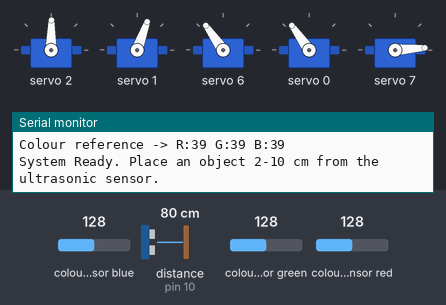
Bench run of a sketch on a simulated Arduino Uno, built with avr-gcc and run on an emulated ATmega328P. On the bench: 5 × servo, the last lines printed to the serial monitor. Wiring (inferred from the names in the program): ultrasonic range finder: trigger pin 9; echo pin 10; TCS3200 colour sensor: output pin 8; S2 pin 6; S3 pin 7; S0 pin 4; S1 pin 5. The test bench sets the inputs (shaded band); at power-on: distance to the obstacle (sensor on pin 10) 80 cm, colour sensor blue 128, colour sensor green 128, colour sensor red 128. The echo pulse lasts 58.3 µs per cm.

Above: at 12.9 s.
13.0 s: distance to the obstacle (sensor on pin 10) set to 12 cm
14.5 s: distance to the obstacle (sensor on pin 10) set to 9 cm
16.3 s: colour sensor blue set to 191
At 19.0 s:
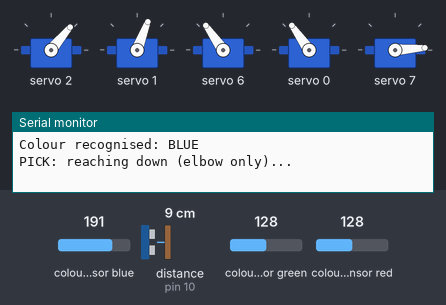
At 23.2 s:
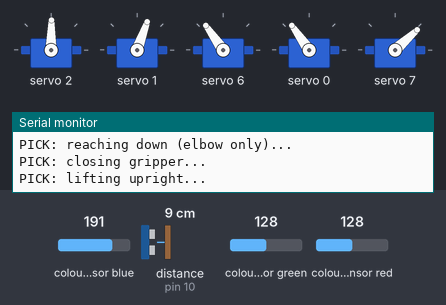
Timing chart, 0 to 30.5 s (numbered marks = the images above; inputs shaded):
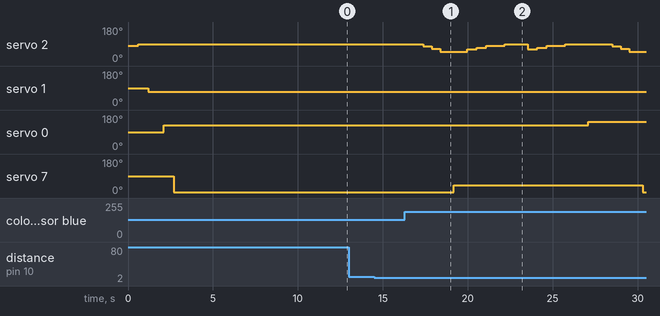

Measured:
- after the input at 13.0 s, every drawn part: stays the same

The sketch:

integrated_sorting.ino
```cpp
/*
 * Integrated Color Sorting Pick-and-Place
 * Robotic Arm Pick-and-Place Project
 *
 * HARDWARE (calibrated 2026-10-23)
 *   PCA9685 servo channels:
 *     CH_BASE      0   operational clamp 335-415, center 375
 *     CH_SHOULDER  1   operational clamp 250-275, center 260 (vertical)
 *     CH_ELBOW     2   operational clamp 205-310, center 300 (vertical)
 *     CH_WRIST     6   fixed at 375
 *     CH_GRIPPER   7   open 120 / closed 200
 *     CH 3 is faulty - never use it.
 *     CH 4 wrist-rotation servo is dead - not used.
 *
 *   Sensors (Arduino Uno):
 *     HC-SR04   VCC=5V  GND=GND  TRIG=D9  ECHO=D10
 *     TCS3200   VCC=5V  GND=GND  S0=D4 S1=D5 S2=D6 S3=D7 OUT=D8 OE=GND
 *
 * MOTION SAFETY
 *   The shoulder stays vertical; the elbow does the reach (300 -> 278 ->
 *   248 -> 218).  The base rotates ONLY after the arm is folded upright.
 *   Lifting is staged in the reverse order so the shoulder never has to
 *   lift the arm from a fully extended position.
 *
 * FSM
 *   IDLE -> COLOR_SCAN -> PICK -> PLACE -> RETURN_HOME -> IDLE
 */

#include <Wire.h>
#include <Adafruit_PWMServoDriver.h>

Adafruit_PWMServoDriver pwm = Adafruit_PWMServoDriver(0x40);

// ---------------- Sensor pins ----------------
#define TRIG_PIN     9
#define ECHO_PIN     10

#define TCS_S0       4
#define TCS_S1       5
#define TCS_S2       6
#define TCS_S3       7
#define TCS_OUT      8

// ---------------- Servo channels ----------------
#define CH_BASE       0
#define CH_SHOULDER   1
#define CH_ELBOW      2
#define CH_WRIST      6
#define CH_GRIPPER    7

// ---------------- Operational safety clamps ----------------
#define BASE_MIN      335
#define BASE_MAX      415
#define SHOULDER_MIN  250
#define SHOULDER_MAX  275
#define ELBOW_MIN     205
#define ELBOW_MAX     310
#define WRIST_MIN     370
#define WRIST_MAX     380

#define GRIPPER_OPEN   120
#define GRIPPER_CLOSED 200

// ---------------- Poses ----------------
#define HOME_BASE      375
#define HOME_SHOULDER  260
#define HOME_ELBOW     300
#define HOME_WRIST     375

#define REACH_SHOULDER 258
#define REACH_ELBOW    218

// Bins are deliberately close to the base centre while the arm is heavy.
#define BIN_RED        335
#define BIN_GREEN      375
#define BIN_BLUE       415

// ---------------- Object detection ----------------
const float OBJECT_MIN_CM = 2.0;
const float OBJECT_MAX_CM = 10.0;
const uint8_t DETECT_DEBOUNCE = 3;
const uint8_t COLOR_RETRIES = 3;

// TCS3200 white-balance reference. These are measured at startup with the
// pick area empty, so colour decisions do not depend on absolute brightness.
unsigned int refR = 184;
unsigned int refG = 299;
unsigned int refB = 318;

enum SystemState {
  STATE_IDLE,
  STATE_COLOR_SCAN,
  STATE_PICK,
  STATE_PLACE,
  STATE_RETURN_HOME
};

enum ObjectColor {
  COLOR_UNKNOWN,
  COLOR_RED,
  COLOR_GREEN,
  COLOR_BLUE
};

SystemState currentState = STATE_IDLE;
ObjectColor detectedColor = COLOR_UNKNOWN;

uint8_t detectCount = 0;
uint8_t colorRetries = 0;

// ---------------- Motion helpers ----------------
int clampPulse(uint8_t ch, int pulse) {
  if (ch == CH_BASE)     return constrain(pulse, BASE_MIN, BASE_MAX);
  if (ch == CH_SHOULDER) return constrain(pulse, SHOULDER_MIN, SHOULDER_MAX);
  if (ch == CH_ELBOW)    return constrain(pulse, ELBOW_MIN, ELBOW_MAX);
  if (ch == CH_WRIST)    return constrain(pulse, WRIST_MIN, WRIST_MAX);
  return pulse;
}

void setP(uint8_t ch, int pulse) {
  pwm.setPWM(ch, 0, clampPulse(ch, pulse));
}

// Lower the forearm in small steps; the heavy upper arm stays vertical.
void reachDown() {
  setP(CH_SHOULDER, REACH_SHOULDER); delay(400);
  setP(CH_ELBOW, 278);               delay(500);
  setP(CH_ELBOW, 248);               delay(500);
  setP(CH_ELBOW, REACH_ELBOW);       delay(800);
}

// Raise the forearm first, then bring the shoulder back to vertical.
void liftUpright(int grip) {
  setP(CH_ELBOW, 240);              delay(550);
  setP(CH_ELBOW, 262);              delay(550);
  setP(CH_ELBOW, 284);              delay(550);
  setP(CH_SHOULDER, HOME_SHOULDER); delay(550);
  setP(CH_ELBOW, HOME_ELBOW);       delay(650);
  setP(CH_WRIST, HOME_WRIST);       delay(200);
  pwm.setPWM(CH_GRIPPER, 0, grip);  delay(500);
}

// Fold upright before rotating the base.
void rotateBaseSlow(int targetBase, int grip) {
  liftUpright(grip);
  setP(CH_BASE, targetBase);
  delay(1000);
}

// ---------------- Sensor helpers ----------------
float readDistanceCM() {
  digitalWrite(TRIG_PIN, LOW);
  delayMicroseconds(2);
  digitalWrite(TRIG_PIN, HIGH);
  delayMicroseconds(10);
  digitalWrite(TRIG_PIN, LOW);

  unsigned long duration = pulseIn(ECHO_PIN, HIGH, 30000UL);
  if (duration == 0) return 999.0;
  return (duration * 0.0343) / 2.0;
}

unsigned int readColorChannel(bool s2, bool s3) {
  digitalWrite(TCS_S2, s2);
  digitalWrite(TCS_S3, s3);
  delay(8);

  unsigned int samples[9];
  for (uint8_t i = 0; i < 9; i++) {
    unsigned long v = pulseIn(TCS_OUT, LOW, 50000UL);
    if (v == 0) return 0;
    samples[i] = (unsigned int)v;
    delay(2);
  }

  // Median of 9 rejects specular glints and hand-motion spikes.
  for (uint8_t i = 1; i < 9; i++) {
    unsigned int key = samples[i];
    int j = i - 1;
    while (j >= 0 && samples[j] > key) {
      samples[j + 1] = samples[j];
      j--;
    }
    samples[j + 1] = key;
  }
  return samples[4];
}

void calibrateColorWhiteBalance() {
  Serial.println(F("Colour calibration: keep the pick area EMPTY for 3 s..."));
  delay(3000);

  refR = readColorChannel(LOW,  LOW);
  refG = readColorChannel(HIGH, HIGH);
  refB = readColorChannel(LOW,  HIGH);

  if (refR == 0 || refG == 0 || refB == 0) {
    refR = 184;
    refG = 299;
    refB = 318;
    Serial.println(F("Calibration timeout - using defaults."));
  }

  Serial.print(F("Colour reference -> R:"));
  Serial.print(refR);
  Serial.print(F(" G:"));
  Serial.print(refG);
  Serial.print(F(" B:"));
  Serial.println(refB);
}

ObjectColor scanColor() {
  // TCS3200 filter selection:
  //   S2=LOW,  S3=LOW  -> Red
  //   S2=HIGH, S3=HIGH -> Green
  //   S2=LOW,  S3=HIGH -> Blue
  //   S2=HIGH, S3=LOW  -> Clear (no filter)
  unsigned int r = readColorChannel(LOW,  LOW);
  unsigned int g = readColorChannel(HIGH, HIGH);
  unsigned int b = readColorChannel(LOW,  HIGH);
  unsigned int c = readColorChannel(HIGH, LOW);

  Serial.print(F("Scan -> R:"));
  Serial.print(r);
  Serial.print(F(" G:"));
  Serial.print(g);
  Serial.print(F(" B:"));
  Serial.print(b);
  Serial.print(F(" C:"));
  Serial.print(c);

  if (r == 0 || g == 0 || b == 0) {
    Serial.println(F(" -> sensor timeout"));
    return COLOR_UNKNOWN;
  }

  // Normalise each channel against the empty-background reference.
  float nr = (float)refR / (float)r;
  float ng = (float)refG / (float)g;
  float nb = (float)refB / (float)b;

  Serial.print(F(" | norm R:"));
  Serial.print(nr, 2);
  Serial.print(F(" G:"));
  Serial.print(ng, 2);
  Serial.print(F(" B:"));
  Serial.print(nb, 2);

  float maxv = max(nr, max(ng, nb));
  float minv = min(nr, min(ng, nb));

  if ((maxv - minv) < 0.04) {
    Serial.println(F(" -> neutral"));
    return COLOR_UNKNOWN;
  }

  if (nr >= ng && nr >= nb && nr > ng * 1.01 && nr > nb * 1.01) {
    Serial.println(F(" -> RED"));
    return COLOR_RED;
  }

  if (ng >= nr && ng >= nb && ng > nr * 1.01 && ng > nb * 1.01) {
    Serial.println(F(" -> GREEN"));
    return COLOR_GREEN;
  }

  if (nb >= nr && nb >= ng && nb > nr * 1.01 && nb > ng * 1.01) {
    Serial.println(F(" -> BLUE"));
    return COLOR_BLUE;
  }

  Serial.println(F(" -> mixed"));
  return COLOR_UNKNOWN;
}

// ---------------- Setup ----------------
void setup() {
  Serial.begin(115200);

  pinMode(TRIG_PIN, OUTPUT);
  pinMode(ECHO_PIN, INPUT);

  pinMode(TCS_S0, OUTPUT);
  pinMode(TCS_S1, OUTPUT);
  pinMode(TCS_S2, OUTPUT);
  pinMode(TCS_S3, OUTPUT);
  pinMode(TCS_OUT, INPUT);

  // TCS3200 frequency scaling: 20% (S0=HIGH, S1=LOW)
  digitalWrite(TCS_S0, HIGH);
  digitalWrite(TCS_S1, LOW);

  pwm.begin();
  pwm.setOscillatorFrequency(27000000);
  pwm.setPWMFreq(50);

  Serial.println(F("SAFE MODE - recovering to upright, 6s"));
  setP(CH_ELBOW, 280);              delay(600);
  setP(CH_ELBOW, HOME_ELBOW);       delay(600);
  setP(CH_SHOULDER, HOME_SHOULDER); delay(600);
  setP(CH_WRIST, HOME_WRIST);       delay(300);
  setP(CH_BASE, HOME_BASE);         delay(600);
  pwm.setPWM(CH_GRIPPER, 0, GRIPPER_OPEN); delay(6000);

  calibrateColorWhiteBalance();

  Serial.println(F("System Ready. Place an object 2-10 cm from the ultrasonic sensor."));
}

// ---------------- Main FSM ----------------
void loop() {
  switch (currentState) {

    case STATE_IDLE: {
      float distance = readDistanceCM();

      if (distance > OBJECT_MIN_CM && distance <= OBJECT_MAX_CM) {
        detectCount++;
        if (detectCount >= DETECT_DEBOUNCE) {
          Serial.print(F("Object detected at "));
          Serial.print(distance);
          Serial.println(F(" cm. Scanning colour..."));
          detectCount = 0;
          colorRetries = 0;
          currentState = STATE_COLOR_SCAN;
        }
      } else {
        detectCount = 0;
      }

      delay(60);
      break;
    }

    case STATE_COLOR_SCAN: {
      detectedColor = scanColor();

      if (detectedColor != COLOR_UNKNOWN) {
        const char* name = "UNKNOWN";
        if (detectedColor == COLOR_RED)   name = "RED";
        if (detectedColor == COLOR_GREEN) name = "GREEN";
        if (detectedColor == COLOR_BLUE)  name = "BLUE";

        Serial.print(F("Colour recognised: "));
        Serial.println(name);
        currentState = STATE_PICK;
      } else {
        colorRetries++;
        Serial.print(F("Colour not recognised, attempt "));
        Serial.println(colorRetries);

        if (colorRetries >= COLOR_RETRIES) {
          Serial.println(F("Giving up - returning to IDLE."));
          currentState = STATE_IDLE;
        } else {
          delay(400);
        }
      }
      break;
    }

    case STATE_PICK: {
      Serial.println(F("PICK: reaching down (elbow only)..."));
      pwm.setPWM(CH_GRIPPER, 0, GRIPPER_OPEN);
      delay(300);
      reachDown();

      Serial.println(F("PICK: closing gripper..."));
      pwm.setPWM(CH_GRIPPER, 0, GRIPPER_CLOSED);
      delay(800);

      Serial.println(F("PICK: lifting upright..."));
      liftUpright(GRIPPER_CLOSED);

      currentState = STATE_PLACE;
      break;
    }

    case STATE_PLACE: {
      int targetBase = BIN_GREEN;
      if (detectedColor == COLOR_RED)   targetBase = BIN_RED;
      if (detectedColor == COLOR_GREEN) targetBase = BIN_GREEN;
      if (detectedColor == COLOR_BLUE)  targetBase = BIN_BLUE;

      Serial.print(F("PLACE: rotating upright to base "));
      Serial.println(targetBase);
      rotateBaseSlow(targetBase, GRIPPER_CLOSED);

      Serial.println(F("PLACE: reaching down over bin..."));
      reachDown();

      Serial.println(F("PLACE: releasing..."));
      pwm.setPWM(CH_GRIPPER, 0, GRIPPER_OPEN);
      delay(800);

      Serial.println(F("PLACE: lifting upright..."));
      liftUpright(GRIPPER_OPEN);

      currentState = STATE_RETURN_HOME;
      break;
    }

    case STATE_RETURN_HOME: {
      Serial.println(F("RETURN: rotating home..."));
      rotateBaseSlow(HOME_BASE, GRIPPER_OPEN);
      Serial.println(F("Cycle complete. Waiting for next object."));
      currentState = STATE_IDLE;
      break;
    }
  }
}
```
